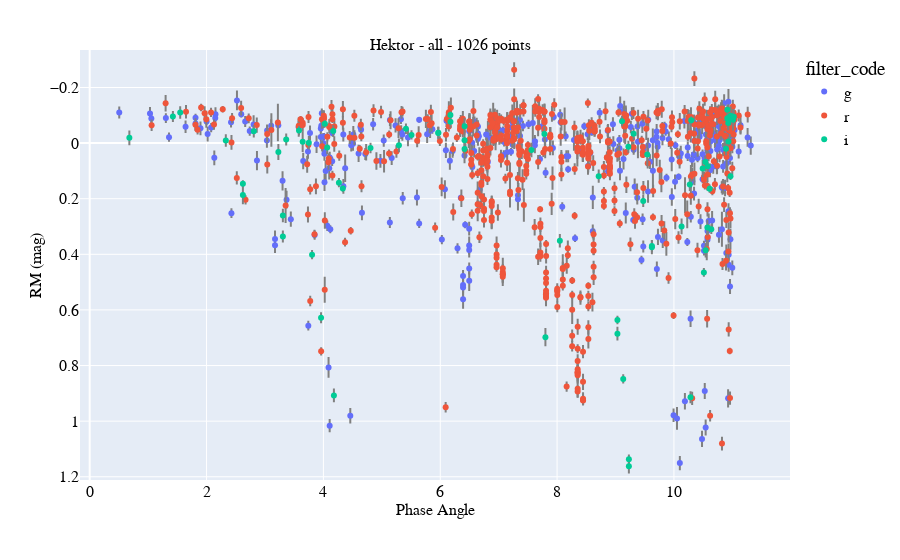

The cell this chart's notebook holds for it:
### Code cell
# Here is a plot to see if your linear fit worked for all the three filters. If they mismatch, you can go back and change parameters until they roughtly match each other.
plots.general(x_column='phase_angle',
              y_column='phase_corrected_mag',
              show_yerr=True,
              show_color=True,
              color_column='filter_code',
              table=merged_table,
              save_path=string+'_corrected_by_phase.jpg')

### Figure 1 — Plotly figure (JSON) as saved in the notebook; plotly's stock layout.template omitted (floating-point values rounded to 4 significant figures; data arrays with more than 128 entries replaced by an {"elided": "..."} marker saying what was removed)
{"data": [{"cliponaxis": true, "error_y": {"array": {"elided": "1026 float values"}, "color": "gray", "type": "data", "width": 1}, "hovertemplate": "filter_code=g<br>phase_angle=%{x}<br>phase_corrected_mag=%{y}<extra></extra>", "legendgroup": "g", "marker": {"color": "#636efa", "symbol": "circle"}, "mode": "markers", "name": "g", "orientation": "v", "showlegend": true, "type": "scatter", "x": {"elided": "351 float values"}, "xaxis": "x", "y": {"elided": "351 float values"}, "yaxis": "y"}, {"cliponaxis": true, "error_y": {"array": {"elided": "1026 float values"}, "color": "gray", "type": "data", "width": 1}, "hovertemplate": "filter_code=r<br>phase_angle=%{x}<br>phase_corrected_mag=%{y}<extra></extra>", "legendgroup": "r", "marker": {"color": "#EF553B", "symbol": "circle"}, "mode": "markers", "name": "r", "orientation": "v", "showlegend": true, "type": "scatter", "x": {"elided": "604 float values"}, "xaxis": "x", "y": {"elided": "604 float values"}, "yaxis": "y"}, {"cliponaxis": true, "error_y": {"array": {"elided": "1026 float values"}, "color": "gray", "type": "data", "width": 1}, "hovertemplate": "filter_code=i<br>phase_angle=%{x}<br>phase_corrected_mag=%{y}<extra></extra>", "legendgroup": "i", "marker": {"color": "#00cc96", "symbol": "circle"}, "mode": "markers", "name": "i", "orientation": "v", "showlegend": true, "type": "scatter", "x": [10.3, 4.168, 1.424, 0.6788, 1.549, 2.33, 4.065, 4.807, 5.508, 6.174, 6.175, 5.293, 4.333, 3.582, 3.306, 3.306, 2.808, 2.622, 2.622, 3.229, 3.363, 3.645, 8.047, 9.22, 9.474, 10.13, 10.27, 10.58, 10.57, 10.54, 10.49, 9.111, 7.783, 8.712, 10.28, 9.229, 9.229, 9.132, 9.033, 9.033, 7.8, 5.967, 5.967, 4.18, 4.025, 3.96, 3.806, 3.751, 4.266, 5.413, 10.64, 10.51, 10.97, 10.93, 10.91, 10.91, 10.89, 10.61, 9.623, 9.623, 6.417, 6.416, 6.416, 7.561, 9.309, 9.544, 10.54, 10.97, 11.01, 11.02, 10.93], "xaxis": "x", "y": [-0.08236, -0.04381, -0.09551, -0.01888, -0.11, -0.009088, 0.01563, 0.01746, -0.0295, -0.1009, -0.07698, 0.007889, 0.1631, -0.04511, 0.2603, 0.336, -0.04261, 0.1871, 0.1461, 0.03181, -0.01338, -0.005231, 0.3511, 0.01301, 0.2079, 0.2997, 0.1489, 0.08367, 0.3036, 0.3856, 0.09127, -0.07902, -0.03251, 0.1189, 0.9143, 1.137, 1.162, 0.8484, 0.6362, 0.6854, 0.6978, -0.03661, -0.03688, 0.9076, -0.06982, 0.6283, 0.4015, -0.001353, 0.1424, -0.0518, 0.3094, 0.4652, 0.1193, -0.006153, -0.1203, -0.089, 0.02069, 0.1638, 0.3705, 0.3742, -0.06068, 0.02093, -0.009894, 0.02462, -0.03327, 0.04072, 0.06763, -0.09801, -0.08375, -0.09445, -0.07249], "yaxis": "y"}], "layout": {"coloraxis": {"colorbar": {"tickfont": {"color": "black", "family": "serif", "size": 16}, "title": {"font": {"color": "black", "family": "serif", "size": 16}}}}, "font": {"color": "black", "family": "serif", "size": 16}, "legend": {"title": {"text": "filter_code"}, "tracegroupgap": 0}, "margin": {"t": 50}, "title": {"font": {"color": "black", "family": "serif", "size": 16}, "text": "Hektor - all - 1026 points", "x": 0.5, "y": 0.93}, "xaxis": {"anchor": "y", "domain": [0, 1], "tickfont": {"color": "black", "family": "serif", "size": 16}, "title": {"font": {"color": "black", "family": "serif", "size": 16}, "standoff": 4, "text": "Phase Angle"}}, "yaxis": {"anchor": "x", "autorange": false, "domain": [0, 1], "range": [1.212, -0.3349], "tickfont": {"color": "black", "family": "serif", "size": 16}, "title": {"font": {"color": "black", "family": "serif", "size": 16}, "standoff": 4, "text": "RM (mag)"}}}}
